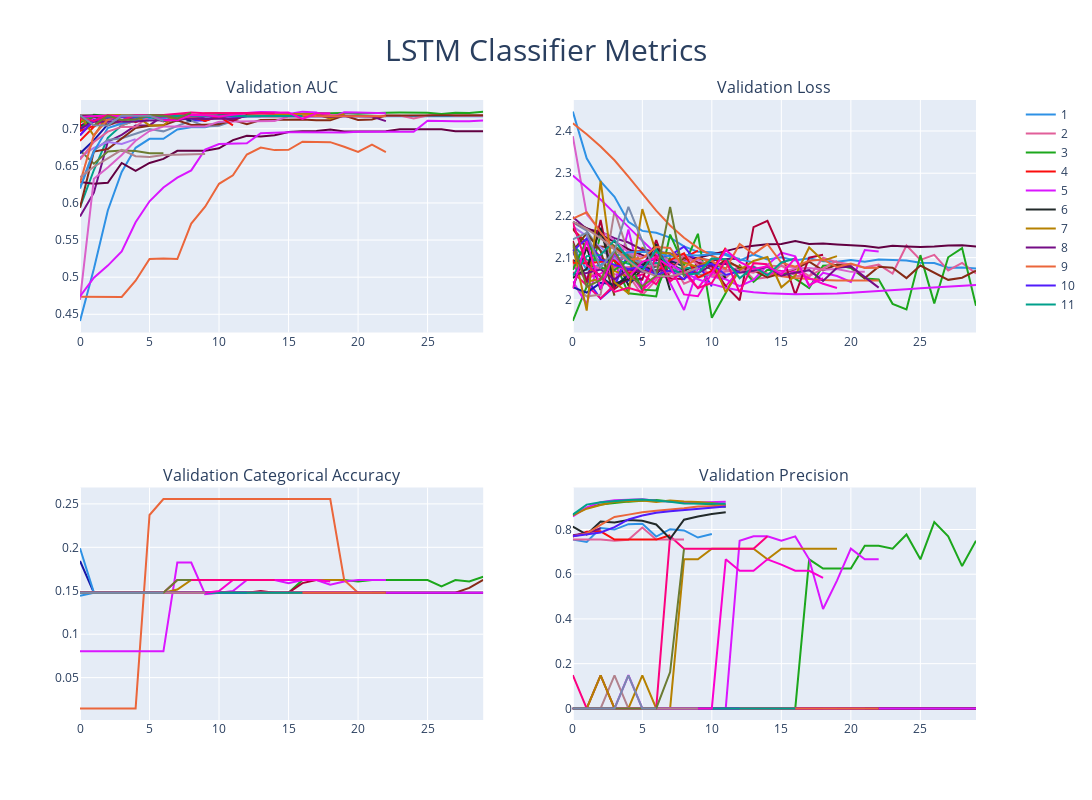

Source (notebook cell):
### Code cell
# Create subplots 2x2
fig = make_subplots(rows=2, cols=2, subplot_titles=('Validation AUC', 'Validation Loss', 'Validation Categorical Accuracy', 'Validation Precision'))

# Add multiple lines in structure
for trace in fig1.data:
    trace.showlegend = False
    fig.add_trace(trace, row=1, col=1)
for trace in fig2.data:
    trace.showlegend = False
    fig.add_trace(trace, row=1, col=2)
for trace in fig3.data:
    trace.showlegend = False
    fig.add_trace(trace, row=2, col=1)
for trace in fig4.data:
    trace.showlegend = False
    fig.add_trace(trace, row=2, col=2)

# Layout
fig.update_layout(height=800, width=1400)
fig.update_layout(
    title={'text': 'LSTM Classifier Metrics', 'y': 0.95, 'x': 0.5, 'xanchor': 'center', 'yanchor': 'top'}, 
    showlegend = True, 
    legend=dict(x=1.05, y=1, traceorder='normal') # position legend
    )
fig.update_layout(title_font_size= 30)

# legend graph
legend_fig = px.line(distilbertclass, x="epoch", y="val_AUC", color='trail', color_discrete_sequence=px.colors.qualitative.Dark24)
for trace in legend_fig.data:
    trace.showlegend = True  
    fig.add_trace(trace, row=2, col=2)

fig.show()
